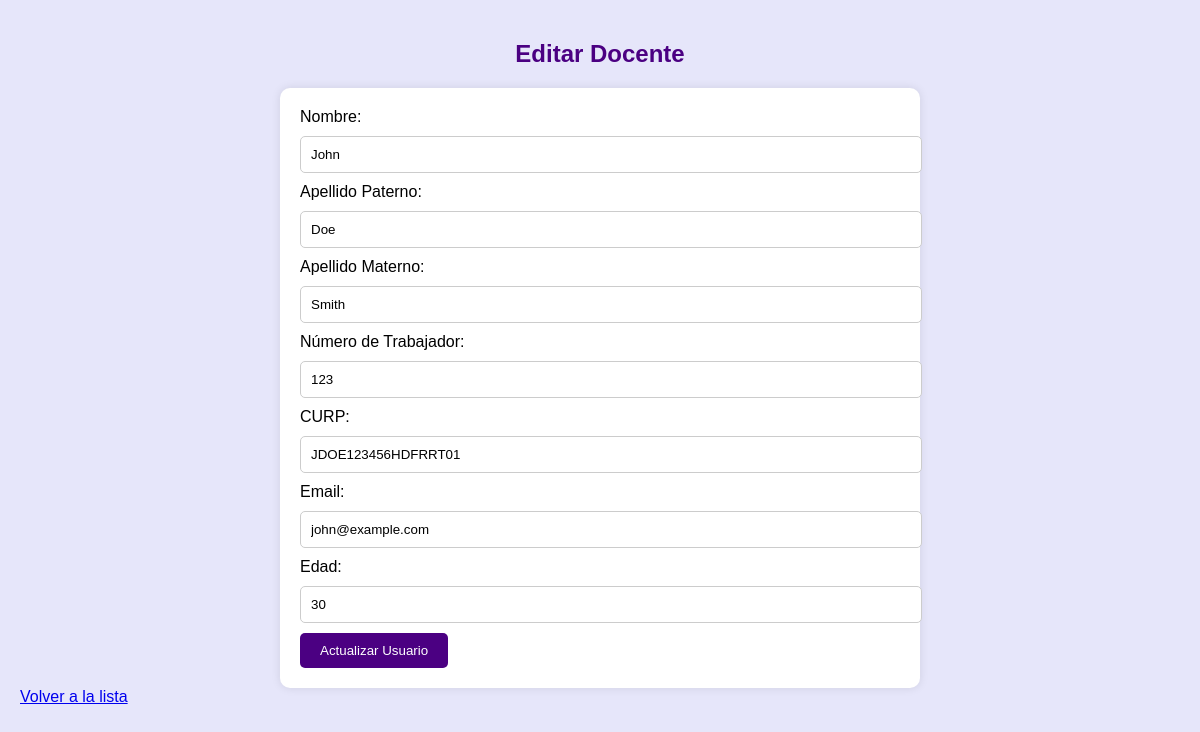
Screenshot of /editar.php?id=1 with the database file from the repository.
### tables this page shows
CREATE TABLE IF NOT EXISTS `docente` (
  `id` int NOT NULL AUTO_INCREMENT,
  `nombre` varchar(15) NOT NULL,
  `apellido_paterno` char(10) NOT NULL,
  `apellido_materno` char(10) NOT NULL,
  `numero` char(3) NOT NULL,
  `curp` char(18) NOT NULL,
  `email` varchar(40) NOT NULL,
  `edad` int NOT NULL,
  PRIMARY KEY (`id`)
);

### editar.php (the view, shortened to what this page needs)
<?php
$servername = "localhost";
$username = "root";
$password = "";
$database = "mi_base_de_datos";
$conn = new mysqli($servername, $username, $password, $database);
if (isset($_GET["id"])) {
    $id = $conn->real_escape_string($_GET["id"]);
    $sql = "SELECT nombre, apellido_paterno, apellido_materno, numero, curp, email, edad FROM docente WHERE id='$id'";
    $result = $conn->query($sql);
    if ($result->num_rows > 0) {
        $row = $result->fetch_assoc();
        $nombre = $row["nombre"];
        $apellido_paterno = $row["apellido_paterno"];
        $apellido_materno = $row["apellido_materno"];
        $numero = $row["numero"];
        $curp = $row["curp"];
        $email = $row["email"];
        $edad = $row["edad"];
    } else {
        $errorMessage = "Usuario no encontrado";
    }
} else {
    $errorMessage = "ID de usuario no especificado";
}
?>
<!DOCTYPE html>
<html>
<head>
</head>
<body>
<h2>Editar Docente</h2>
<div class="form-container">
<form action="editar.php" method="post">
    Nombre: <input type="text" name="nombre" value="<?php echo htmlspecialchars($nombre); ?>" maxlength="20" required><br>
    Apellido Paterno: <input type="text" name="apellido_paterno" value="<?php echo htmlspecialchars($apellido_paterno); ?>" maxlength="10" required><br>
    Apellido Materno: <input type="text" name="apellido_materno" value="<?php echo htmlspecialchars($apellido_materno); ?>" maxlength="15" required><br>
    Número de Trabajador: <input type="text" name="numero" value="<?php echo htmlspecialchars($numero); ?>" maxlength="3" required><br>
    CURP: <input type="text" name="curp" value="<?php echo htmlspecialchars($curp); ?>" maxlength="18" required><br>
    Email: <input type="email" name="email" value="<?php echo htmlspecialchars($email); ?>" maxlength="40" required><br>
    Edad: <input type="number" name="edad" value="<?php echo htmlspecialchars($edad); ?>" max="99" required><br>
    <input type="submit" name="editar" value="Actualizar Usuario">
</form>
</div>
<a class="btn" href="index.php">Volver a la lista</a>
</body>
</html>

### editar.php (style rules this page uses)
body { background-color: #E6E6FA; font-family: Arial, sans-serif; margin: 0; padding: 20px; }
h2 { text-align: center; color: #4B0082; }
.form-container { max-width: 600px; margin: auto; background-color: #fff; padding: 20px; border-radius: 10px; box-shadow: 0 0 10px rgba(0, 0, 0, 0.1); }
.form-container input[type="text"], .form-container input[type="email"], .form-container input[type="number"] { width: 100%; padding: 10px; margin: 10px 0; border: 1px solid #ccc; border-radius: 5px; }
.form-container input[type="submit"] { background-color: #4B0082; color: white; padding: 10px 20px; border: none; border-radius: 5px; cursor: pointer; }

### rows the page displays
docente: nombre "John", apellido_paterno "Doe", apellido_materno "Smith", numero "123", curp "JDOE123456HDFRRT01", email "john@example.com", edad "30"
